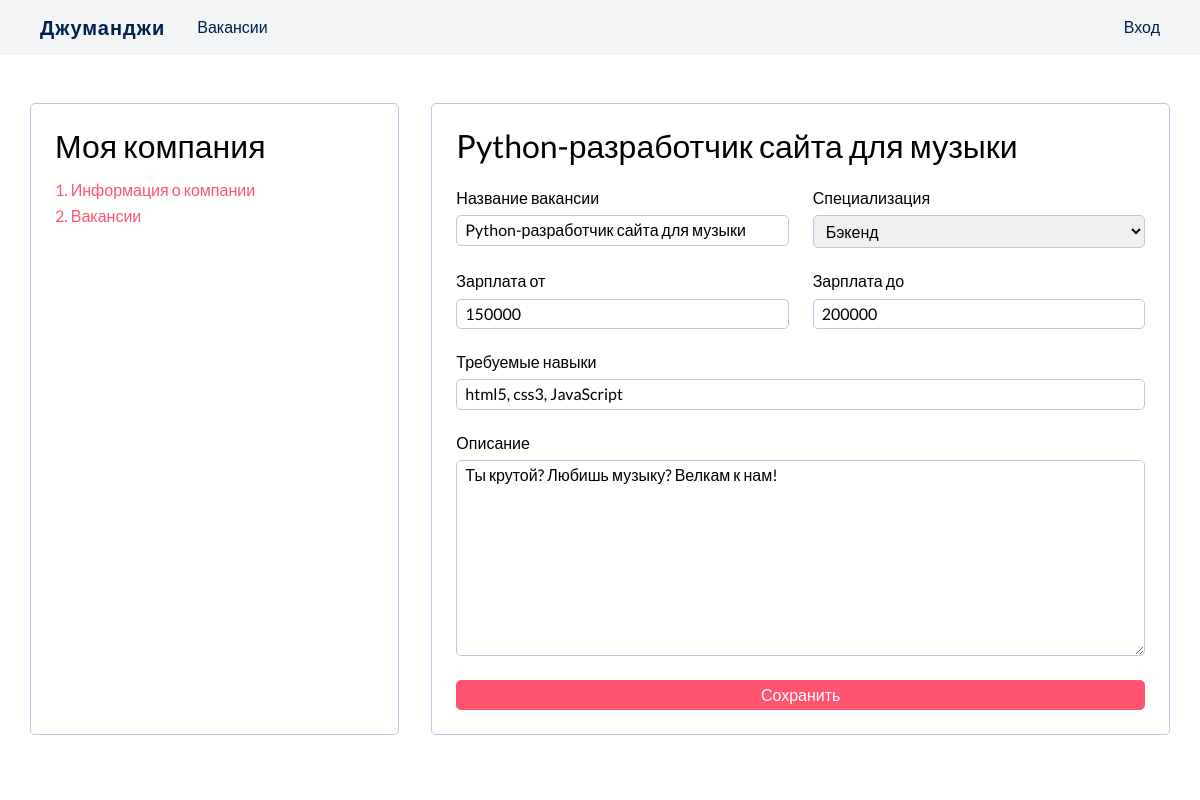
The app's page /mycompany/vacancies/6 with its own data.
### jumanji/models.py (models this page shows, shortened)
class Vacancy(models.Model):
    title = models.CharField(max_length=100)
    specialty = models.ForeignKey(Specialty, on_delete=models.CASCADE, related_name="vacancies", default=None)
    company = models.ForeignKey(Company, on_delete=models.CASCADE, related_name='vacancies')
    salary_from = models.IntegerField()
    salary_to = models.IntegerField()
    posted_at = models.DateField(default=timezone.now)
    skills = models.CharField(max_length=250)
    description = models.TextField()

### jumanji/views.py (the view, shortened to what this page needs)
# urls.py: path('mycompany/vacancies/<int:pk>', UpdateVacancyView.as_view(), name="update_vacancy"),
class UpdateVacancyView(UpdateView):
    template_name = 'jumanji/mycompany/vacancy-detail.html'
    form_class = VacancyForm
    model = Vacancy

### jumanji/forms.py
class VacancyForm(forms.ModelForm):
    class Meta:
        model = Vacancy
        exclude = ('company', 'posted_at')

### jumanji/models.py (called while the page is built)
    def __str__(self):
        return self.title

### jumanji/templates/jumanji/mycompany/vacancy-detail.html
{% extends './template.html' %}
{% block company-info %}
    <h2>{{ object.title }}</h2>
    {% include '../block/vacancy-form.html' %}
{% endblock  %}

### jumanji/templates/jumanji/block/vacancy-form.html (shortened to what this page needs)
<form class="vacancy" action="" method="post">
    <div class="form-item title">
        <label for="title">Название вакансии</label>
        {{ form.title }}
    </div>
    <div class="form-item specialty">
        <label for="specialty">Специализация</label>
        {{ form.specialty }}
    </div>
    <div class="form-item salary_from">
        <label for="salary_from">Зарплата от</label>
        {{ form.salary_from }}
    </div>
    <div class="form-item salary_to">
        <label for="salary_to">Зарплата до</label>
        {{ form.salary_to }}
    </div>
    <div class="form-item skills">
        <label for="skills">Требуемые навыки</label>
        {{ form.skills }}
    </div>
    <div class="form-item description">
        <label for="description">Описание</label>
        {{ form.description }}
    </div>
    <div class="form-item button">
        <button class="primary" type="submit">Сохранить</button>
    </div>
</form>

### static/css/general_style.css (style rules this page uses)
:root { --background: #fffffe; --secondBackground: #f2f4f6; --darkBackground: #001534; --headline: #00214d; --paragraph: #1b2d45; --darkParagraph: #b7c9e4; --red: #ff5470; --lightRed: rgba(255, 84, 112, .2); --yellow: #fde24f; --skyBlue: #00ebc7; }
* { font-family: 'Lato', sans-serif; }
body { display: flex; flex-direction: column; min-height: 100vh; }
h1, h2, h3 { text-align: center; }
h2 { font-weight: normal; font-size: 2rem; margin: 2rem 0; }
.form-item { display: flex; flex-direction: column; gap: .5rem; }
input, textarea, select { outline: none; border: 1px solid var(--darkParagraph); border-radius: 5px; padding: 5px 8px; }
.btn, button { background-color: var(--secondBackground); border: 1px solid var(--darkParagraph); border-radius: 5px; padding: 5px 8px; color: var(--headline); cursor: pointer; }
.btn.primary, button.primary { background-color: var(--red); color: var(--background); border-color: var(--red); }
form .title { grid-area: title; }
form .description { grid-area: description; }
form .specialty { grid-area: specialty; }
form .salary_from { grid-area: salary_from; }
form .salary_to { grid-area: salary_to; }
form .skills { grid-area: skills; }
form .button { grid-area: button; }

### jumanji/static/css/style.css (style rules this page uses)
.mycompany h2 { margin: 0; }
.mycompany form.vacancy { display: grid; grid-template-areas: 'title specialty' 'salary_from salary_to' 'skills skills' 'description description' 'button button'; width: 100%; gap: 1.5rem; }

### records on screen
Vacancy: title "Python-разработчик сайта для музыки", specialty "Бэкенд", salary_from "150000", salary_to "200000", skills "html5, css3, JavaScript", description "Ты крутой? Любишь музыку? Велкам к нам!"
